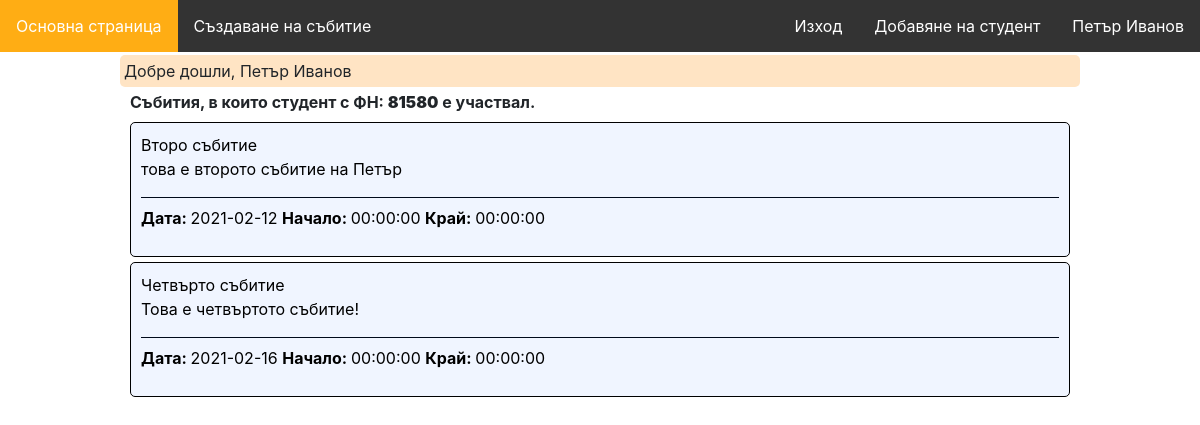
Before: /attendance?fn=81580 (signed in) with the older database file.
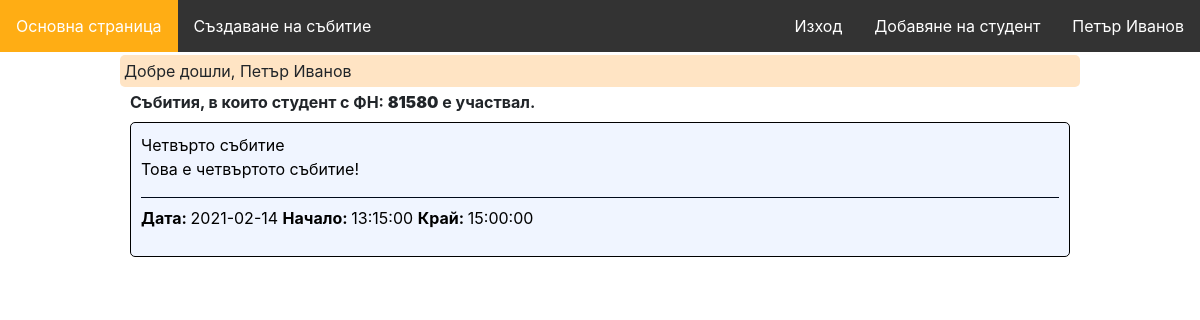
After: the same page with the newer database file.
### tables this page shows
CREATE TABLE `events` (
  `id` int(10) UNSIGNED NOT NULL,
  `name` varchar(50) NOT NULL,
  `description` text DEFAULT NULL,
  `date` date NOT NULL,
  `start` time DEFAULT NULL,
  `end` time DEFAULT NULL,
  `teacher_id` int(10) UNSIGNED NOT NULL
);

### app/Controllers/AttendanceController.php (called while the page is built, shortened)
<?php
class AttendanceController
{
    public function show()
    {
        $fn = $_GET['fn'];
        $events = Event::getAllByFn($fn);
        view('attendance/show', [
            'events' => $events,
            'fn' => $fn,
        ]);
    }
}

### app/routes.php (called while the page is built, shortened)
<?php
$router = new Router();
$router->get('/login', 'AuthController@showLogin');
$router->post('/login', 'AuthController@login');
$router->get('/register', 'AuthController@showRegister');
$router->post('/enter-teacher', 'AuthController@register');
$router->get('/logout', 'AuthController@logout');
$router->get('/studentsLogin', 'AuthController@showStudentsLogin');
$router->post('/studentsLogin', 'AuthController@studentsLogin');
$router->get('/event/create', 'EventsController@create');
$router->post('/event', 'EventsController@store');
$router->get('/event/{id}', 'EventsController@show');
$router->post('/event/{id}/import', 'AttendanceController@import');
$router->get('/event/{id}/edit', 'EventsController@edit');
$router->put('/event/{id}', 'EventsController@update');
$router->delete('/event/{id}', 'EventsController@delete');
$router->get('/student/create', 'StudentsController@create');
$router->post('/student', 'StudentsController@store');
$router->get('/attendance', 'AttendanceController@show');

### core/bootstrap.php (called while the page is built, shortened)
<?php
require_once('autoloader.php');
require_once('helpers.php');
$config['database'] = require_once('../config/database.php');
$config['app'] = require_once('../config/app.php');
require_once('../app/routes.php');

### public/index.php (called while the page is built)
<?php
require_once './../core/bootstrap.php';

### core/autoloader.php (called while the page is built, shortened)
<?php
spl_autoload_register(function ($class) {
    $prefixes = [
        'App' => 'app',
        'Core' => 'core'
    ];
    foreach ($prefixes as $prefix => $dirname) {
        $base_dir = __DIR__ . "/../$dirname/";
        $len = mb_strlen($prefix);
        if (strncmp($prefix, $class, $len) !== 0) {
            continue;
        }
        $relative_class = substr($class, $len);
        $file = $base_dir . str_replace('\\', '/', $relative_class) . '.php';
        if (file_exists($file)) {
            break;
        }
    }
});

### config/database.php (called while the page is built)
<?php
return [
    'host' => 'localhost',
    'database' => 'web-technologies',
    'user' => 'root',
    'password' => '',
    'pdo' => [
        \PDO::ATTR_DEFAULT_FETCH_MODE => \PDO::FETCH_ASSOC,
        \PDO::ATTR_ERRMODE => \PDO::ERRMODE_EXCEPTION
    ]
];

### config/app.php (called while the page is built)
<?php
return [
    'url' => 'http://web-technologies.devv',
];

### core/Database.php (called while the page is built, shortened)
<?php
class Database
{
    private static $instance = null;
    private function __construct()
    {
        $db = config('database');
        $this->connection = new PDO(
            'mysql:host=' . $db['host'] . ';dbname=' . $db['database'],
            $db['user'],
            $db['password'],
            $db['pdo']
        );
        self::$instance = $this;
    }
    public static function getConnection()
    {
        if (self::$instance == null) {
            self::$instance = new self();
        }
        return self::$instance->connection;
    }
}

### app/Models/Event.php (called while the page is built, shortened)
<?php
class Event extends Model
{
    public static function getAllByFn($facultyNumber)
    {
        $stmt = Database::getConnection()->prepare(
            'SELECT events.* FROM attendance
            INNER JOIN events ON attendance.event_id = events.id
            WHERE attendance.faculty_number = ?
            GROUP BY events.id'
        );
        $stmt->execute([$facultyNumber]);
        $results = $stmt->fetchAll();
        return $results;
    }
}

### app/Views/attendance/show.php (the view, shortened to what this page needs)
<?php require_once(realpath(dirname(__FILE__) . '/../includes/header.php')); ?>
<div class="container">
    <h4>Събития, в които студент с ФН: <strong><?= $data['fn'] ?></strong> е участвал.</h4>
    <ul>
        <?php foreach ($data['events'] as $event) : ?>
            <li class="list-item">
                <a style="color: black;" href="/event/<?= $event['id'] ?>"><?= $event['name'] ?></a>
                <p>
                    <?= $event['description'] ?>
                    <hr class="dark">
                    <strong>Дата: </strong> <?= $event['date'] ?>
                    <strong>Начало: </strong> <?= $event['start'] ?>
                    <strong>Край: </strong> <?= $event['end'] ?>
                </p>
            </li>
        <?php endforeach; ?>
    </ul>
</div>
<?php require_once(realpath(dirname(__FILE__) . '/../includes/footer.php')); ?>

Changed rows visible on the page:
no longer on this page (row edited): events: name "Второ събитие", description "това е второто събитие на Петър", date "2021-02-12", start "00:00:00", end "00:00:00"
changed events "Четвърто събитие": date "2021-02-16" → "2021-02-14"; start "00:00:00" → "13:15:00"; end "00:00:00" → "15:00:00"
